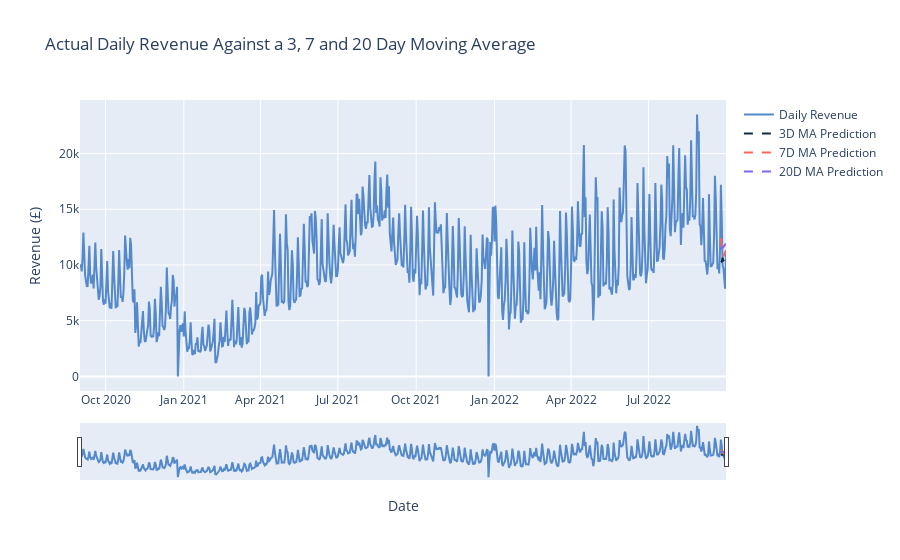

The notebook cell this image was saved under:
### Code cell
fig = go.Figure()
fig.add_trace(go.Scatter(x=daily_prediction.index, y=daily_prediction['Total_Revenue'], mode='lines',
                         name='Daily Revenue', line={'color':bakery.light_magpie}))
fig.add_trace(go.Scatter(x=daily_forecast.index, y=daily_forecast['3D_MA_Prediction'], mode='lines', 
                         name='3D MA Prediction',
                         line={'dash': 'dash', 'color': bakery.dark_magpie}))
fig.add_trace(go.Scatter(x=daily_forecast.index, y=daily_forecast['7D_MA_Prediction'], mode='lines', 
                         name='7D MA Prediction',
                         line={'dash': 'dash', 'color': bakery.red_magpie}))
fig.add_trace(go.Scatter(x=daily_forecast.index, y=daily_forecast['20D_MA_Prediction'], 
                         mode='lines', name='20D MA Prediction',
                         line={'dash': 'dash', 'color':'mediumslateblue' }))

fig.update_layout(
    yaxis_title='Revenue (£)', 
    xaxis_title='Date',
    legend_title='', 
    title='Actual Daily Revenue Against a 3, 7 and 20 Day Moving Average'
#, plot_bgcolor='rgba(0,0,0,0)'
)
# fig.write_image('monthmablank.png', scale=2)
fig.update_xaxes(rangeslider_visible=True)
fig.show()

### Figure 1 — Plotly figure (JSON) as saved in the notebook; plotly's stock layout.template omitted (floating-point values rounded to 4 significant figures; data arrays with more than 128 entries replaced by an {"elided": "..."} marker saying what was removed)
{"data": [{"line": {"color": "#5489CB"}, "mode": "lines", "name": "Daily Revenue", "type": "scatter", "x": {"elided": "760 str values"}, "y": {"elided": "760 float values"}}, {"line": {"color": "#112E3E", "dash": "dash"}, "mode": "lines", "name": "3D MA Prediction", "type": "scatter", "x": ["2022-09-24T00:00:00", "2022-09-25T00:00:00", "2022-09-26T00:00:00", "2022-09-27T00:00:00", "2022-09-28T00:00:00", "2022-09-29T00:00:00", "2022-09-30T00:00:00"], "y": [10250.0, 10300.0, 10650.0, 10400.0, 10450.0, 10500.0, 10450.0]}, {"line": {"color": "#FF6459", "dash": "dash"}, "mode": "lines", "name": "7D MA Prediction", "type": "scatter", "x": ["2022-09-24T00:00:00", "2022-09-25T00:00:00", "2022-09-26T00:00:00", "2022-09-27T00:00:00", "2022-09-28T00:00:00", "2022-09-29T00:00:00", "2022-09-30T00:00:00"], "y": [12420.0, 11620.0, 11020.0, 10780.0, 10940.0, 11060.0, 11320.0]}, {"line": {"color": "mediumslateblue", "dash": "dash"}, "mode": "lines", "name": "20D MA Prediction", "type": "scatter", "x": ["2022-09-24T00:00:00", "2022-09-25T00:00:00", "2022-09-26T00:00:00", "2022-09-27T00:00:00", "2022-09-28T00:00:00", "2022-09-29T00:00:00", "2022-09-30T00:00:00"], "y": [11560.0, 11480.0, 11540.0, 11590.0, 11703, 11830.0, 11910.0]}], "layout": {"legend": {"title": {"text": ""}}, "title": {"text": "Actual Daily Revenue Against a 3, 7 and 20 Day Moving Average"}, "xaxis": {"rangeslider": {"visible": true}, "title": {"text": "Date"}}, "yaxis": {"title": {"text": "Revenue (£)"}}}}
